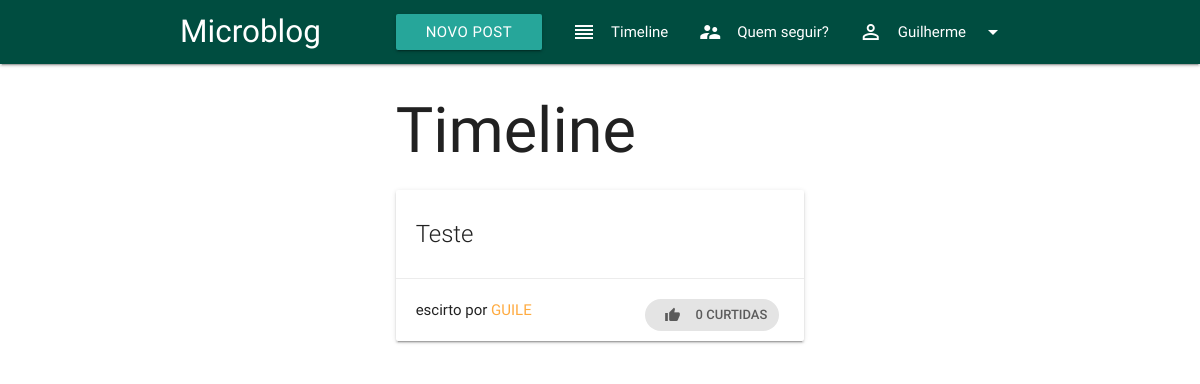
Before: /index/ (signed in) with the older database file.
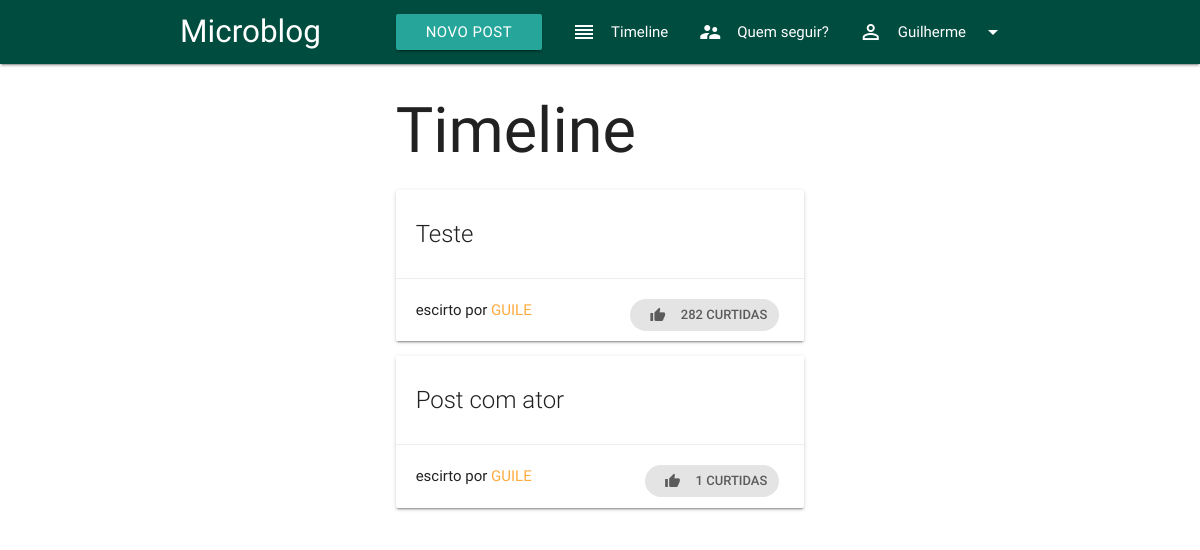
After: the same page with the newer database file.
### posts/models.py (models this page shows)
class Post(models.Model):
    texto = models.TextField(max_length=140)
    likes = models.IntegerField(default=0, null=True, blank=True)
    autor = models.ForeignKey(Autor, null=True, blank=True)
    data_hora = models.DateTimeField(auto_now_add=True)

### autores/models.py (models this page shows)
class Autor(AbstractUser):  # Herda do usuário comum do Django
    seguindo = models.ManyToManyField('self', blank=True)
    biografia = models.TextField(blank=True, null=True)

### posts/views.py (the view)
# urls.py: url(r'^index/$', index, name='index'),
@login_required
def index(request):
    autor = request.user
    if autor.seguindo:  # None não funciona no filter (Se o usuário não seguir ninguém
        posts = Post.objects.filter(Q(autor__in=autor.seguindo.all()) | Q(autor=autor))
    else:
        posts = None
    return render(request, 'index.html', {'posts': posts})

### templates/index.html (shortened to what this page needs)
{% extends 'base.html' %}
{%block logo%}Timeline{%endblock%}
{%block content%}
{% for post in posts %}
<div class="card">
	<div class="card-stacked">
		<div class="card-content">
			<span class="card-title">
				{{ post.texto }}
			</span>
		</div>
		<div class="card-action">
			<span>
			escirto por <a href="{% url 'autor' post.autor.id %}">{{ post.autor.username }}</a>
		 </span>
			<a class="right-align" href="{% url 'curtir_post' post.pk %}">
				<span class="chip right">
					<i class="left close material-icons">thumb_up</i>{{ post.likes|default_if_none:0 }} curtidas
				</span>
			</a>
		</div>
	</div>
</div>
{% empty %}
<p>Não há posts para exibir!</p>
{% endfor posts %}
{%endblock%}

Changed rows visible on the page:
changed Post "Teste": likes "0" → "282"
added Post: texto "Post com ator", autor.username "GUILE", likes "1"
